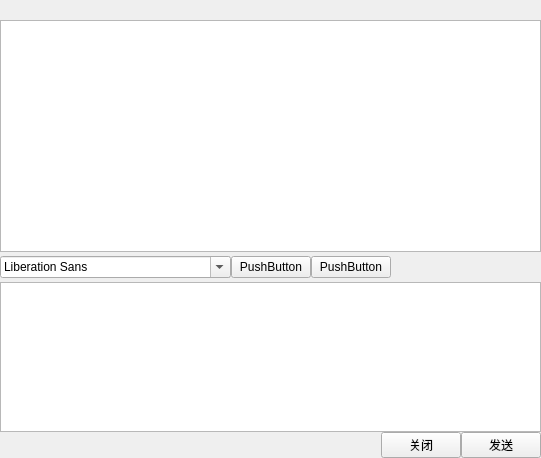
<?xml version="1.0" encoding="UTF-8"?>
<ui version="4.0">
 <class>Chat</class>
 <widget class="QWidget" name="Chat">
  <property name="geometry">
   <rect>
    <x>0</x>
    <y>0</y>
    <width>541</width>
    <height>458</height>
   </rect>
  </property>
  <property name="windowTitle">
   <string>Form</string>
  </property>
  <layout class="QHBoxLayout" name="horizontalLayout_4">
   <property name="spacing">
    <number>0</number>
   </property>
   <property name="leftMargin">
    <number>0</number>
   </property>
   <property name="topMargin">
    <number>0</number>
   </property>
   <property name="rightMargin">
    <number>0</number>
   </property>
   <property name="bottomMargin">
    <number>0</number>
   </property>
   <item>
    <layout class="QVBoxLayout" name="verticalLayout">
     <property name="spacing">
      <number>0</number>
     </property>
     <item>
      <widget class="QWidget" name="widget" native="true">
       <property name="maximumSize">
        <size>
         <width>16777215</width>
         <height>20</height>
        </size>
       </property>
       <layout class="QHBoxLayout" name="horizontalLayout">
        <property name="spacing">
         <number>0</number>
        </property>
        <property name="leftMargin">
         <number>0</number>
        </property>
        <property name="topMargin">
         <number>0</number>
        </property>
        <property name="rightMargin">
         <number>0</number>
        </property>
        <property name="bottomMargin">
         <number>0</number>
        </property>
        <item>
         <widget class="QLabel" name="label_name">
          <property name="minimumSize">
           <size>
            <width>40</width>
            <height>0</height>
           </size>
          </property>
          <property name="text">
           <string/>
          </property>
         </widget>
        </item>
        <item>
         <spacer name="horizontalSpacer">
          <property name="orientation">
           <enum>Qt::Orientation::Horizontal</enum>
          </property>
          <property name="sizeHint" stdset="0">
           <size>
            <width>258</width>
            <height>20</height>
           </size>
          </property>
         </spacer>
        </item>
       </layout>
      </widget>
     </item>
     <item>
      <widget class="QTextEdit" name="displaytextEdit">
       <property name="enabled">
        <bool>true</bool>
       </property>
       <property name="focusPolicy">
        <enum>Qt::FocusPolicy::NoFocus</enum>
       </property>
       <property name="readOnly">
        <bool>true</bool>
       </property>
      </widget>
     </item>
     <item>
      <widget class="QWidget" name="widget_3" native="true">
       <property name="minimumSize">
        <size>
         <width>0</width>
         <height>30</height>
        </size>
       </property>
       <layout class="QHBoxLayout" name="horizontalLayout_3">
        <property name="spacing">
         <number>0</number>
        </property>
        <property name="leftMargin">
         <number>0</number>
        </property>
        <property name="topMargin">
         <number>0</number>
        </property>
        <property name="rightMargin">
         <number>0</number>
        </property>
        <property name="bottomMargin">
         <number>0</number>
        </property>
        <item>
         <widget class="QFontComboBox" name="fontComboBox"/>
        </item>
        <item>
         <widget class="QPushButton" name="pushButton">
          <property name="text">
           <string>PushButton</string>
          </property>
         </widget>
        </item>
        <item>
         <widget class="QPushButton" name="pushButton_2">
          <property name="text">
           <string>PushButton</string>
          </property>
         </widget>
        </item>
        <item>
         <spacer name="horizontalSpacer_3">
          <property name="orientation">
           <enum>Qt::Orientation::Horizontal</enum>
          </property>
          <property name="sizeHint" stdset="0">
           <size>
            <width>40</width>
            <height>20</height>
           </size>
          </property>
         </spacer>
        </item>
       </layout>
      </widget>
     </item>
     <item>
      <widget class="QTextEdit" name="inputtextEdit">
       <property name="minimumSize">
        <size>
         <width>0</width>
         <height>0</height>
        </size>
       </property>
       <property name="maximumSize">
        <size>
         <width>16777215</width>
         <height>150</height>
        </size>
       </property>
       <property name="readOnly">
        <bool>false</bool>
       </property>
      </widget>
     </item>
     <item>
      <widget class="QWidget" name="widget_2" native="true">
       <property name="maximumSize">
        <size>
         <width>16777215</width>
         <height>30</height>
        </size>
       </property>
       <layout class="QHBoxLayout" name="horizontalLayout_2">
        <property name="spacing">
         <number>0</number>
        </property>
        <property name="topMargin">
         <number>0</number>
        </property>
        <property name="rightMargin">
         <number>0</number>
        </property>
        <property name="bottomMargin">
         <number>0</number>
        </property>
        <item>
         <spacer name="horizontalSpacer_2">
          <property name="orientation">
           <enum>Qt::Orientation::Horizontal</enum>
          </property>
          <property name="sizeHint" stdset="0">
           <size>
            <width>334</width>
            <height>20</height>
           </size>
          </property>
         </spacer>
        </item>
        <item>
         <widget class="QPushButton" name="pushButton_4">
          <property name="text">
           <string>关闭</string>
          </property>
         </widget>
        </item>
        <item>
         <widget class="QPushButton" name="pushButton_3">
          <property name="text">
           <string>发送</string>
          </property>
         </widget>
        </item>
       </layout>
      </widget>
     </item>
    </layout>
   </item>
  </layout>
 </widget>
 <resources/>
 <connections/>
</ui>
